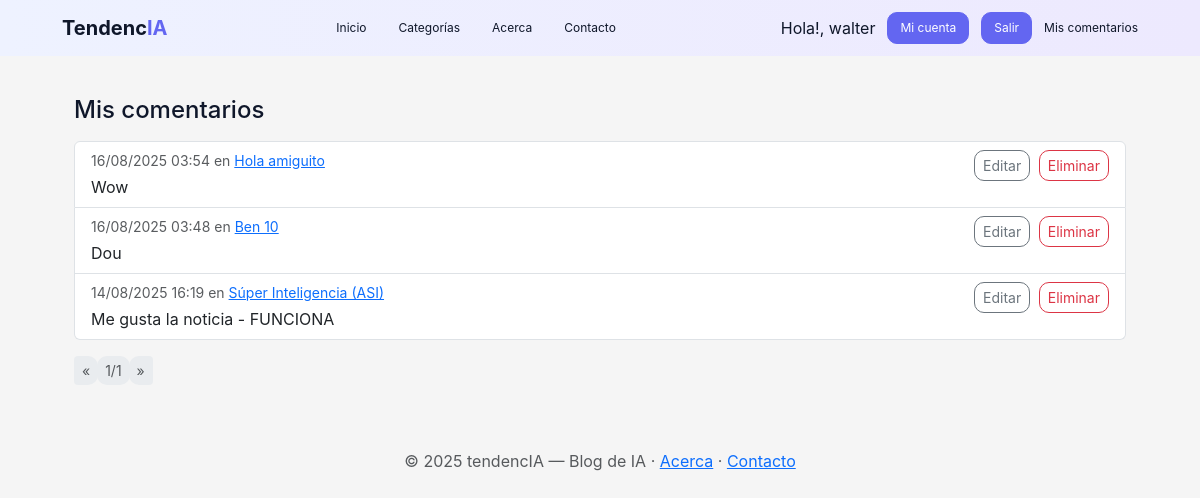
The app's page /usuarios/mis-comentarios/ (signed in), older data.
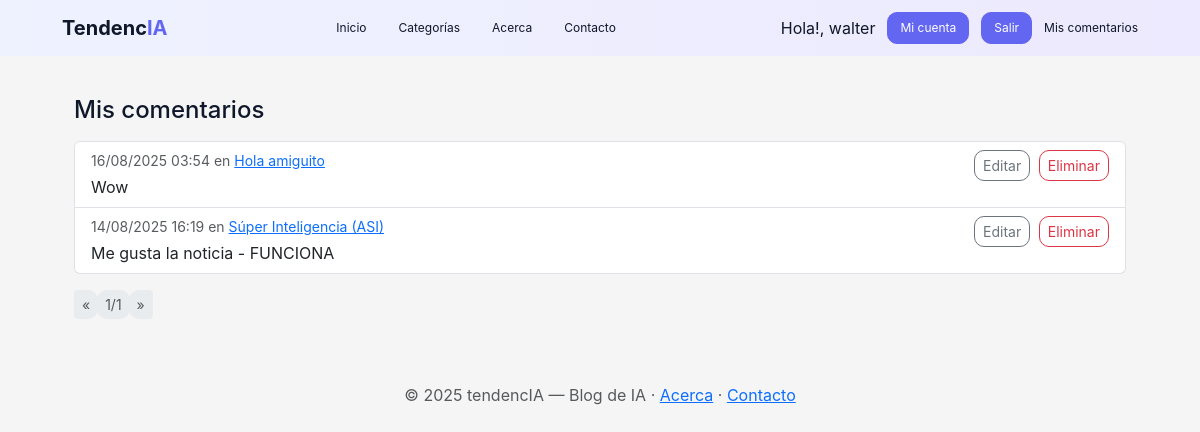
The same page, newer data.
### apps/comentarios/models.py (models this page shows, shortened)
class Comentario(models.Model):
    post = models.ForeignKey('posts.Post', on_delete=models.CASCADE, related_name='comentarios')
    usuario = models.ForeignKey(
        settings.AUTH_USER_MODEL,
        on_delete=models.CASCADE,
        related_name='comentarios'
    )
    contenido = models.TextField()
    fecha_hora = models.DateTimeField(auto_now_add=True)
    class Meta:
        ordering = ['-fecha_hora']

### apps/posts/models.py (models this page shows, shortened)
class Post(models.Model):
    titulo = models.CharField(max_length=200)
    resumen = models.CharField(max_length=300)
    contenido = models.TextField()
    fecha_hora = models.DateTimeField(auto_now_add=True)
    autor = models.ForeignKey(
        settings.AUTH_USER_MODEL,
        on_delete=models.CASCADE,
        related_name='posts'
    )
    categorias = models.ManyToManyField(Categoria, related_name='posts', blank=True)
    tags = models.ManyToManyField(Tag, related_name='posts', blank=True)
    imagen = models.ImageField(upload_to='post_images/', blank=True, null=True)
    class Meta:
        ordering = ['-fecha_hora']

### apps/usuarios/views.py (the view)
# urls.py: path("mis-comentarios/", views.mis_comentarios, name="mis_comentarios"),
@login_required
def mis_comentarios(request):
    qs = (
        Comentario.objects
        .filter(usuario=request.user)
        .select_related("post")
        .order_by("-fecha_hora")
    )
    page_obj = Paginator(qs, 10).get_page(request.GET.get("page"))
    return render(request, "usuarios/mis_comentarios.html", {
        "page_obj": page_obj,
        "titulo_pagina": "Mis comentarios",
    })

### apps/usuarios/templates/usuarios/mis_comentarios.html (shortened to what this page needs)
{% extends "base.html" %}
{% block content %}
<div class="container py-3">
  <h1 class="h4 mb-3">{{ titulo_pagina|default:"Mis comentarios" }}</h1>
  {% if page_obj and page_obj.paginator.count %}
    <ul class="list-group">
      {% for c in page_obj %}
        <li class="list-group-item">
          <div class="d-flex justify-content-between align-items-start gap-3">
            <div class="flex-grow-1">
              <div class="small text-muted mb-1">
                {{ c.fecha_hora|date:"d/m/Y H:i" }} en
                <a href="{% url 'posts:post_detalle' c.post.pk %}#comentario-{{ c.pk }}">{{ c.post.titulo }}</a>
              </div>
              <div>{{ c.contenido|linebreaksbr }}</div>
            </div>
            <div class="text-nowrap">
              <a class="btn btn-sm btn-outline-secondary" href="{% url 'posts:comentario_editar' c.pk %}">Editar</a>
              <a class="btn btn-sm btn-outline-danger ms-1" href="{% url 'posts:comentario_eliminar' c.pk %}">Eliminar</a>
            </div>
          </div>
        </li>
      {% endfor %}
    </ul>
    <nav class="mt-3">
      <ul class="pagination pagination-sm mb-0">
        {% if page_obj.has_previous %}
          <li class="page-item"><a class="page-link" href="?page={{ page_obj.previous_page_number }}">«</a></li>
        {% else %}
          <li class="page-item disabled"><span class="page-link">«</span></li>
        {% endif %}
        <li class="page-item disabled">
          <span class="page-link">{{ page_obj.number }}/{{ page_obj.paginator.num_pages }}</span>
        </li>
        {% if page_obj.has_next %}
          <li class="page-item"><a class="page-link" href="?page={{ page_obj.next_page_number }}">»</a></li>
        {% else %}
          <li class="page-item disabled"><span class="page-link">»</span></li>
        {% endif %}
      </ul>
    </nav>
  {% else %}
    <div class="alert alert-info">Todavía no hiciste comentarios.</div>
  {% endif %}
</div>
{% endblock %}

Row changes from the older to the newer data that the page shows:
removed Comentario: fecha_hora "16/08/2025 03:48", post.titulo "Ben 10", contenido "Dou"
